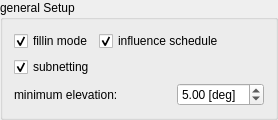
           <widget class="QGroupBox" name="groupBox_2">
            <property name="title">
             <string>general Setup</string>
            </property>
            <layout class="QVBoxLayout" name="verticalLayout_32">
             <item>
              <layout class="QHBoxLayout" name="horizontalLayout_8">
               <item>
                <widget class="QCheckBox" name="checkBox_fillinMode">
                 <property name="toolTip">
                  <string>allow fillin mode</string>
                 </property>
                 <property name="statusTip">
                  <string>allow fillin mode</string>
                 </property>
                 <property name="text">
                  <string>fillin mode</string>
                 </property>
                 <property name="checked">
                  <bool>true</bool>
                 </property>
                </widget>
               </item>
               <item>
                <widget class="QCheckBox" name="checkBox_fillinModeInfluence">
                 <property name="toolTip">
                  <string>should fillin mode scans influence schedule</string>
                 </property>
                 <property name="statusTip">
                  <string>should fillin mode scans influence schedule</string>
                 </property>
                 <property name="text">
                  <string>influence schedule</string>
                 </property>
                 <property name="checked">
                  <bool>true</bool>
                 </property>
                </widget>
               </item>
               <item>
                <spacer name="horizontalSpacer_3">
                 <property name="orientation">
                  <enum>Qt::Horizontal</enum>
                 </property>
                 <property name="sizeHint" stdset="0">
                  <size>
                   <width>40</width>
                   <height>20</height>
                  </size>
                 </property>
                </spacer>
               </item>
              </layout>
             </item>
             <item>
              <widget class="QCheckBox" name="checkBox_subnetting">
               <property name="toolTip">
                <string>allow subnetting</string>
               </property>
               <property name="statusTip">
                <string>allow subnetting</string>
               </property>
               <property name="whatsThis">
                <string/>
               </property>
               <property name="text">
                <string>subnetting</string>
               </property>
               <property name="checked">
                <bool>true</bool>
               </property>
              </widget>
             </item>
             <item>
              <layout class="QHBoxLayout" name="horizontalLayout_7">
               <item>
                <widget class="QLabel" name="label_8">
                 <property name="text">
                  <string>minimum elevation:</string>
                 </property>
                </widget>
               </item>
               <item>
                <spacer name="horizontalSpacer_4">
                 <property name="orientation">
                  <enum>Qt::Horizontal</enum>
                 </property>
                 <property name="sizeHint" stdset="0">
                  <size>
                   <width>40</width>
                   <height>20</height>
                  </size>
                 </property>
                </spacer>
               </item>
               <item>
                <widget class="QDoubleSpinBox" name="doubleSpinBox_minElevation">
                 <property name="toolTip">
                  <string>minimum allowed elevation angle</string>
                 </property>
                 <property name="statusTip">
                  <string>minimum elevation angle</string>
                 </property>
                 <property name="suffix">
                  <string> [deg]</string>
                 </property>
                 <property name="maximum">
                  <double>90.000000000000000</double>
                 </property>
                 <property name="value">
                  <double>5.000000000000000</double>
                 </property>
                </widget>
               </item>
              </layout>
             </item>
            </layout>
           </widget>
